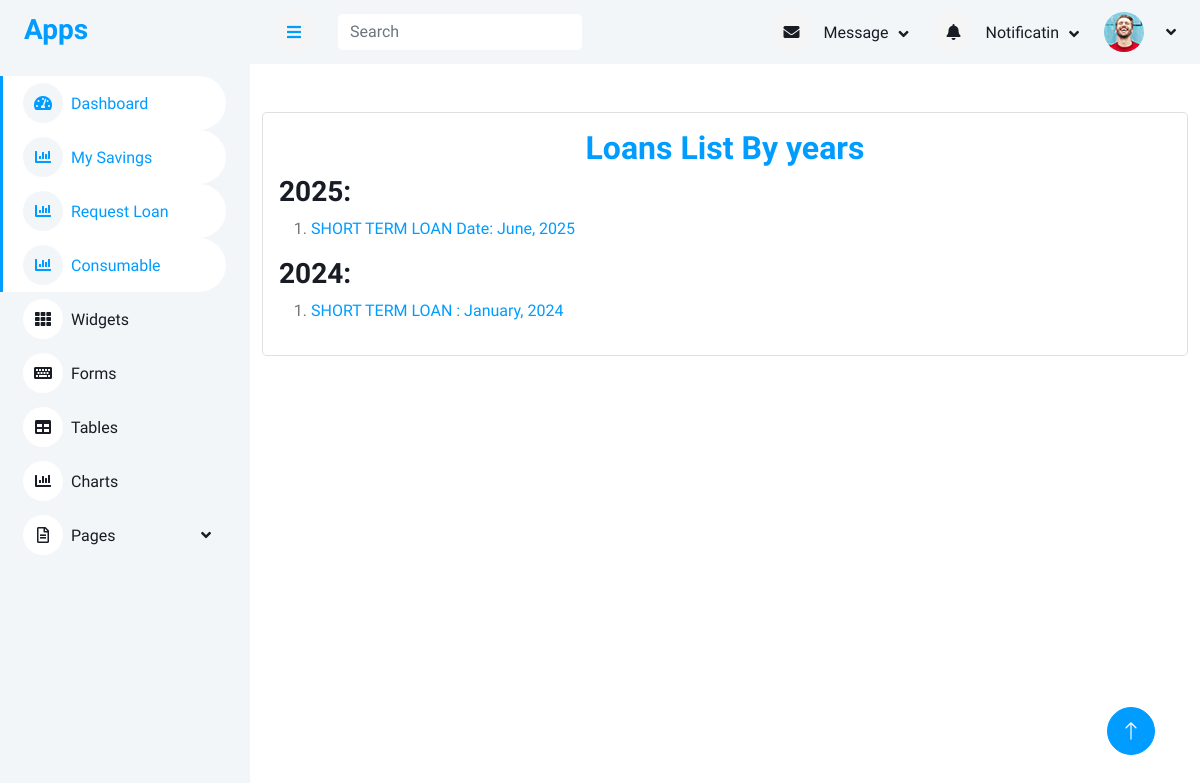
Screenshot of /loan_years_list/ with the database file from the repository.
### loan/models.py (models this page shows, shortened)
class LoanType(models.Model):
    name = models.CharField(max_length=100)
    description = models.TextField(blank=True, null=True)
    max_amount = models.DecimalField(max_digits=12, decimal_places=2, null=True, blank=True)
    max_loan_term_months = models.PositiveIntegerField(null=True, blank=True)
    created_by = models.ForeignKey(User,on_delete=models.CASCADE)

### loan/views.py (the view)
# urls.py: path('loan_years_list/', views.loan_years_list, name='loan_years_list'),
def loan_years_list(request):
    loans = LoanRequest.objects.annotate(year=ExtractYear('application_date')).values('year', 'loan_type__name').distinct().order_by('-year', 'loan_type__name')
    year_to_loan_types = {}
    for loan in loans:
        year = loan['year']
        loan_type = loan['loan_type__name']
        year_to_loan_types.setdefault(year, []).append(loan_type)
    context = {'year_to_loan_types': year_to_loan_types,}
    return render(request, "loan/loan_years_list.html", context)

### templates/loan/loan_years_list.html (shortened to what this page needs)
{% extends 'base/base.html' %}
{% block content %}
<div class="container mt-5">
    <div class="card ">
        <div class="card-body">
            <h2 class="text-center text-primary"> Loans List By years</h2>
            {% for year, loan_types in year_to_loan_types.items %}
            <h3>
                <strong>{{ year }}</strong>:
            </h3>
            <ol>
                {% for loan_type in loan_types %}
                <li>
                    <a href="{% url 'loans_by_year' year=year loan_type_filter=loan_type %}">{{ loan_type }}</a>
                </li>
                {% endfor %}
            </ol>
            {% endfor %}
        </div>
    </div>
</div>
{% endblock content %}

### static/css/style.css (style rules this page uses)
:root { --primary: #009CFF; --light: #F3F6F9; --dark: #191C24; }

### rows the page displays
LoanType: name "SHORT TERM LOAN Date: June, 2025"
LoanType: name "SHORT TERM LOAN : January, 2024"

### other values shown
{{ year }} "2025" "2024"
